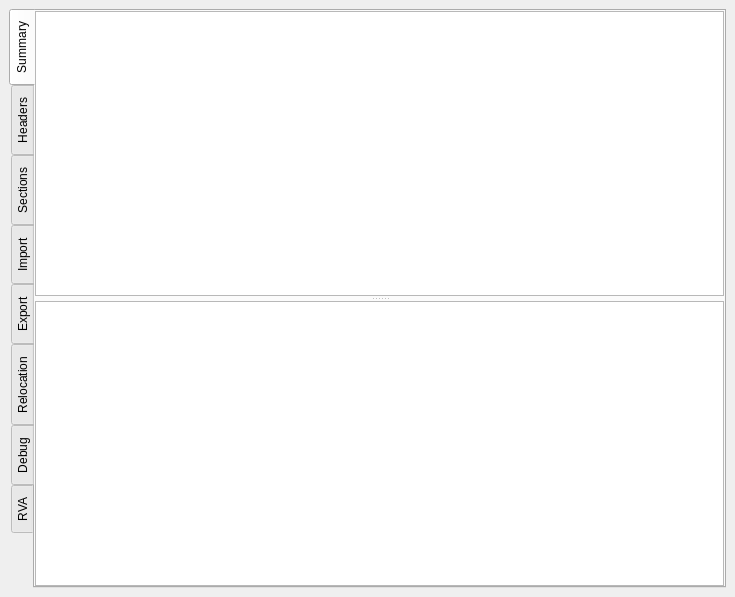
<?xml version="1.0" encoding="UTF-8"?>
<ui version="4.0">
 <class>Scanner</class>
 <widget class="QWidget" name="Scanner">
  <property name="geometry">
   <rect>
    <x>0</x>
    <y>0</y>
    <width>735</width>
    <height>597</height>
   </rect>
  </property>
  <property name="windowTitle">
   <string>Form</string>
  </property>
  <layout class="QVBoxLayout" name="verticalLayout">
   <property name="leftMargin">
    <number>9</number>
   </property>
   <property name="topMargin">
    <number>9</number>
   </property>
   <property name="rightMargin">
    <number>9</number>
   </property>
   <property name="bottomMargin">
    <number>9</number>
   </property>
   <item>
    <widget class="QTabWidget" name="tabWidget">
     <property name="styleSheet">
      <string notr="true"/>
     </property>
     <property name="locale">
      <locale language="English" country="UnitedStates"/>
     </property>
     <property name="tabPosition">
      <enum>QTabWidget::West</enum>
     </property>
     <property name="currentIndex">
      <number>0</number>
     </property>
     <widget class="QWidget" name="tabSummary">
      <property name="sizePolicy">
       <sizepolicy hsizetype="Expanding" vsizetype="Preferred">
        <horstretch>0</horstretch>
        <verstretch>0</verstretch>
       </sizepolicy>
      </property>
      <property name="contextMenuPolicy">
       <enum>Qt::ActionsContextMenu</enum>
      </property>
      <property name="styleSheet">
       <string notr="true"/>
      </property>
      <attribute name="title">
       <string>Summary</string>
      </attribute>
      <layout class="QVBoxLayout" name="verticalLayout_2">
       <property name="spacing">
        <number>6</number>
       </property>
       <property name="leftMargin">
        <number>0</number>
       </property>
       <property name="topMargin">
        <number>0</number>
       </property>
       <property name="rightMargin">
        <number>0</number>
       </property>
       <property name="bottomMargin">
        <number>0</number>
       </property>
       <item>
        <widget class="QSplitter" name="splitterSummary">
         <property name="sizePolicy">
          <sizepolicy hsizetype="Preferred" vsizetype="Expanding">
           <horstretch>0</horstretch>
           <verstretch>0</verstretch>
          </sizepolicy>
         </property>
         <property name="lineWidth">
          <number>1</number>
         </property>
         <property name="orientation">
          <enum>Qt::Vertical</enum>
         </property>
         <property name="opaqueResize">
          <bool>true</bool>
         </property>
         <property name="handleWidth">
          <number>5</number>
         </property>
         <widget class="QTableView" name="summaryUpView">
          <property name="alternatingRowColors">
           <bool>true</bool>
          </property>
         </widget>
         <widget class="QTableView" name="summaryDownView">
          <property name="alternatingRowColors">
           <bool>true</bool>
          </property>
         </widget>
        </widget>
       </item>
      </layout>
     </widget>
     <widget class="QWidget" name="tabHeaders">
      <attribute name="title">
       <string>Headers</string>
      </attribute>
      <layout class="QVBoxLayout" name="verticalLayout_5">
       <property name="leftMargin">
        <number>0</number>
       </property>
       <property name="topMargin">
        <number>0</number>
       </property>
       <property name="rightMargin">
        <number>0</number>
       </property>
       <property name="bottomMargin">
        <number>0</number>
       </property>
       <item>
        <widget class="QTreeView" name="headersView">
         <property name="cursor" stdset="0">
          <cursorShape>ArrowCursor</cursorShape>
         </property>
        </widget>
       </item>
      </layout>
     </widget>
     <widget class="QWidget" name="tabSections">
      <attribute name="title">
       <string>Sections</string>
      </attribute>
      <layout class="QVBoxLayout" name="verticalLayout_4">
       <property name="leftMargin">
        <number>0</number>
       </property>
       <property name="topMargin">
        <number>0</number>
       </property>
       <property name="rightMargin">
        <number>0</number>
       </property>
       <property name="bottomMargin">
        <number>0</number>
       </property>
       <item>
        <widget class="QTableView" name="sectionsView">
         <property name="alternatingRowColors">
          <bool>true</bool>
         </property>
        </widget>
       </item>
      </layout>
     </widget>
     <widget class="QWidget" name="tabImport">
      <attribute name="title">
       <string>Import</string>
      </attribute>
      <layout class="QVBoxLayout" name="verticalLayout_3">
       <property name="leftMargin">
        <number>0</number>
       </property>
       <property name="topMargin">
        <number>0</number>
       </property>
       <property name="rightMargin">
        <number>0</number>
       </property>
       <property name="bottomMargin">
        <number>0</number>
       </property>
       <item>
        <widget class="QSplitter" name="splitter">
         <property name="sizePolicy">
          <sizepolicy hsizetype="Preferred" vsizetype="Expanding">
           <horstretch>0</horstretch>
           <verstretch>0</verstretch>
          </sizepolicy>
         </property>
         <property name="lineWidth">
          <number>1</number>
         </property>
         <property name="orientation">
          <enum>Qt::Vertical</enum>
         </property>
         <property name="opaqueResize">
          <bool>true</bool>
         </property>
         <property name="handleWidth">
          <number>5</number>
         </property>
         <widget class="QTableView" name="impView">
          <property name="alternatingRowColors">
           <bool>true</bool>
          </property>
         </widget>
         <widget class="QTableView" name="impFuncView">
          <property name="alternatingRowColors">
           <bool>true</bool>
          </property>
         </widget>
        </widget>
       </item>
      </layout>
     </widget>
     <widget class="QWidget" name="tabExport">
      <attribute name="title">
       <string>Export</string>
      </attribute>
      <layout class="QVBoxLayout" name="verticalLayout_6">
       <property name="leftMargin">
        <number>0</number>
       </property>
       <property name="topMargin">
        <number>0</number>
       </property>
       <property name="rightMargin">
        <number>0</number>
       </property>
       <property name="bottomMargin">
        <number>0</number>
       </property>
       <item>
        <widget class="QSplitter" name="splitter_2">
         <property name="sizePolicy">
          <sizepolicy hsizetype="Preferred" vsizetype="Expanding">
           <horstretch>0</horstretch>
           <verstretch>0</verstretch>
          </sizepolicy>
         </property>
         <property name="lineWidth">
          <number>1</number>
         </property>
         <property name="orientation">
          <enum>Qt::Vertical</enum>
         </property>
         <property name="opaqueResize">
          <bool>true</bool>
         </property>
         <property name="handleWidth">
          <number>5</number>
         </property>
         <widget class="QTableView" name="expView">
          <property name="alternatingRowColors">
           <bool>true</bool>
          </property>
         </widget>
         <widget class="QTableView" name="expFuncView">
          <property name="alternatingRowColors">
           <bool>true</bool>
          </property>
         </widget>
        </widget>
       </item>
      </layout>
     </widget>
     <widget class="QWidget" name="tabRelocation">
      <attribute name="title">
       <string>Relocation</string>
      </attribute>
      <layout class="QVBoxLayout" name="verticalLayout_7">
       <property name="leftMargin">
        <number>0</number>
       </property>
       <property name="topMargin">
        <number>0</number>
       </property>
       <property name="rightMargin">
        <number>0</number>
       </property>
       <property name="bottomMargin">
        <number>0</number>
       </property>
       <item>
        <widget class="QSplitter" name="splitter_3">
         <property name="orientation">
          <enum>Qt::Vertical</enum>
         </property>
         <widget class="QTableView" name="relocView">
          <property name="alternatingRowColors">
           <bool>true</bool>
          </property>
         </widget>
         <widget class="QTableView" name="relocItemView">
          <property name="alternatingRowColors">
           <bool>true</bool>
          </property>
         </widget>
        </widget>
       </item>
      </layout>
     </widget>
     <widget class="QWidget" name="tabDebug">
      <attribute name="title">
       <string>Debug</string>
      </attribute>
      <layout class="QVBoxLayout" name="verticalLayout_8">
       <property name="leftMargin">
        <number>0</number>
       </property>
       <property name="topMargin">
        <number>0</number>
       </property>
       <property name="rightMargin">
        <number>0</number>
       </property>
       <property name="bottomMargin">
        <number>0</number>
       </property>
       <item>
        <widget class="QTableView" name="debugView">
         <property name="alternatingRowColors">
          <bool>true</bool>
         </property>
        </widget>
       </item>
      </layout>
     </widget>
     <widget class="QWidget" name="tabRVA">
      <attribute name="title">
       <string>RVA</string>
      </attribute>
      <widget class="QLineEdit" name="baseEdit">
       <property name="geometry">
        <rect>
         <x>130</x>
         <y>22</y>
         <width>131</width>
         <height>20</height>
        </rect>
       </property>
      </widget>
      <widget class="QLineEdit" name="vaEdit">
       <property name="geometry">
        <rect>
         <x>130</x>
         <y>48</y>
         <width>131</width>
         <height>20</height>
        </rect>
       </property>
      </widget>
      <widget class="QLabel" name="label_2">
       <property name="geometry">
        <rect>
         <x>52</x>
         <y>48</y>
         <width>51</width>
         <height>20</height>
        </rect>
       </property>
       <property name="font">
        <font>
         <weight>75</weight>
         <bold>true</bold>
        </font>
       </property>
       <property name="text">
        <string>VA:</string>
       </property>
       <property name="alignment">
        <set>Qt::AlignRight|Qt::AlignTrailing|Qt::AlignVCenter</set>
       </property>
      </widget>
      <widget class="QLabel" name="label_3">
       <property name="geometry">
        <rect>
         <x>52</x>
         <y>22</y>
         <width>51</width>
         <height>20</height>
        </rect>
       </property>
       <property name="font">
        <font>
         <weight>75</weight>
         <bold>true</bold>
        </font>
       </property>
       <property name="text">
        <string>Base:</string>
       </property>
       <property name="alignment">
        <set>Qt::AlignRight|Qt::AlignTrailing|Qt::AlignVCenter</set>
       </property>
      </widget>
      <widget class="QLabel" name="label_4">
       <property name="geometry">
        <rect>
         <x>52</x>
         <y>74</y>
         <width>51</width>
         <height>20</height>
        </rect>
       </property>
       <property name="font">
        <font>
         <weight>75</weight>
         <bold>true</bold>
        </font>
       </property>
       <property name="text">
        <string>RVA:</string>
       </property>
       <property name="alignment">
        <set>Qt::AlignRight|Qt::AlignTrailing|Qt::AlignVCenter</set>
       </property>
      </widget>
      <widget class="QLineEdit" name="rvaEdit">
       <property name="geometry">
        <rect>
         <x>130</x>
         <y>74</y>
         <width>131</width>
         <height>20</height>
        </rect>
       </property>
      </widget>
      <widget class="QLabel" name="label_5">
       <property name="geometry">
        <rect>
         <x>52</x>
         <y>100</y>
         <width>51</width>
         <height>20</height>
        </rect>
       </property>
       <property name="font">
        <font>
         <weight>75</weight>
         <bold>true</bold>
        </font>
       </property>
       <property name="text">
        <string>Raw:</string>
       </property>
       <property name="alignment">
        <set>Qt::AlignRight|Qt::AlignTrailing|Qt::AlignVCenter</set>
       </property>
      </widget>
      <widget class="QLineEdit" name="rawEdit">
       <property name="geometry">
        <rect>
         <x>130</x>
         <y>100</y>
         <width>131</width>
         <height>20</height>
        </rect>
       </property>
      </widget>
      <widget class="QLineEdit" name="rebaseEdit">
       <property name="geometry">
        <rect>
         <x>400</x>
         <y>22</y>
         <width>131</width>
         <height>20</height>
        </rect>
       </property>
      </widget>
      <widget class="QLabel" name="label_6">
       <property name="geometry">
        <rect>
         <x>300</x>
         <y>22</y>
         <width>71</width>
         <height>20</height>
        </rect>
       </property>
       <property name="font">
        <font>
         <weight>75</weight>
         <bold>true</bold>
        </font>
       </property>
       <property name="text">
        <string>ReBase:</string>
       </property>
       <property name="alignment">
        <set>Qt::AlignRight|Qt::AlignTrailing|Qt::AlignVCenter</set>
       </property>
      </widget>
      <widget class="QLabel" name="label_12">
       <property name="geometry">
        <rect>
         <x>322</x>
         <y>50</y>
         <width>51</width>
         <height>20</height>
        </rect>
       </property>
       <property name="font">
        <font>
         <weight>75</weight>
         <bold>true</bold>
        </font>
       </property>
       <property name="text">
        <string>ReVA:</string>
       </property>
       <property name="alignment">
        <set>Qt::AlignRight|Qt::AlignTrailing|Qt::AlignVCenter</set>
       </property>
      </widget>
      <widget class="QLineEdit" name="revaEdit">
       <property name="geometry">
        <rect>
         <x>400</x>
         <y>50</y>
         <width>131</width>
         <height>20</height>
        </rect>
       </property>
      </widget>
     </widget>
    </widget>
   </item>
  </layout>
 </widget>
 <resources/>
 <connections/>
</ui>
